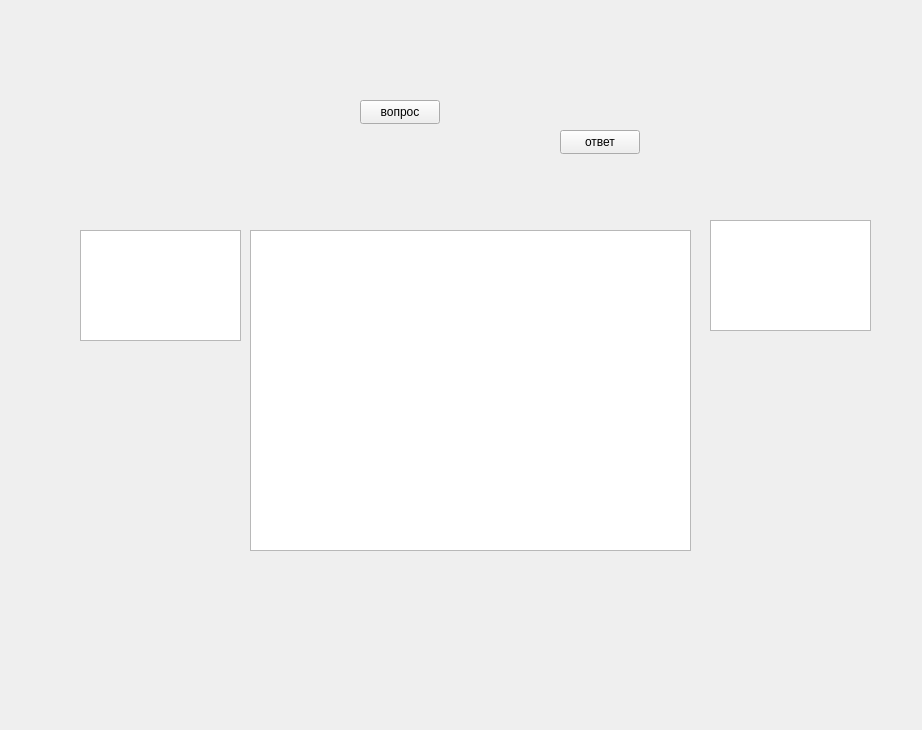
<?xml version="1.0" encoding="UTF-8"?>
<ui version="4.0">
 <class>ForumPage</class>
 <widget class="QFrame" name="ForumPage">
  <property name="geometry">
   <rect>
    <x>0</x>
    <y>0</y>
    <width>922</width>
    <height>730</height>
   </rect>
  </property>
  <property name="windowTitle">
   <string>Frame</string>
  </property>
  <widget class="QListWidget" name="forumListWidget">
   <property name="geometry">
    <rect>
     <x>250</x>
     <y>230</y>
     <width>441</width>
     <height>321</height>
    </rect>
   </property>
  </widget>
  <widget class="QPushButton" name="addQuestionButton">
   <property name="geometry">
    <rect>
     <x>360</x>
     <y>100</y>
     <width>80</width>
     <height>24</height>
    </rect>
   </property>
   <property name="text">
    <string>вопрос</string>
   </property>
  </widget>
  <widget class="QTextEdit" name="newQuestionTextEdit">
   <property name="geometry">
    <rect>
     <x>80</x>
     <y>230</y>
     <width>161</width>
     <height>111</height>
    </rect>
   </property>
  </widget>
  <widget class="QPushButton" name="addAnswerButton">
   <property name="geometry">
    <rect>
     <x>560</x>
     <y>130</y>
     <width>80</width>
     <height>24</height>
    </rect>
   </property>
   <property name="text">
    <string>ответ</string>
   </property>
  </widget>
  <widget class="QTextEdit" name="newAnswerTextEdit">
   <property name="geometry">
    <rect>
     <x>710</x>
     <y>220</y>
     <width>161</width>
     <height>111</height>
    </rect>
   </property>
  </widget>
 </widget>
 <resources/>
 <connections/>
</ui>
